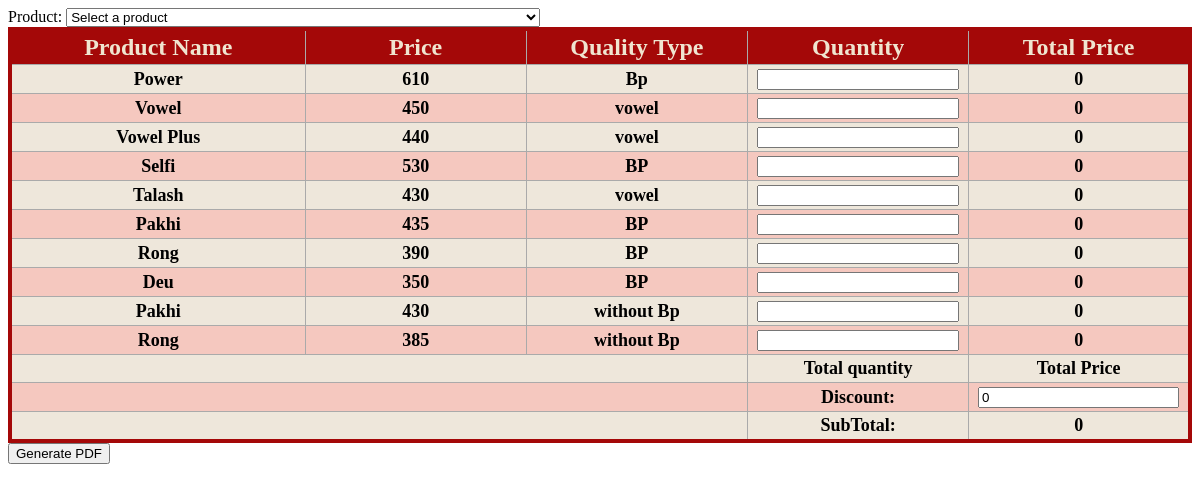
The page /recipt.php on the database its author committed.
### tables this page shows
CREATE TABLE `product` (
  `ID` int(11) NOT NULL,
  `productName` varchar(30) NOT NULL,
  `productPrice` varchar(30) NOT NULL,
  `productQualityType` varchar(30) NOT NULL,
  `productId` varchar(30) NOT NULL,
  `dyingName` varchar(30) NOT NULL
);

### recipt.php (the view, shortened to what this page needs)
<?php
include "validation/genaratePdf.php";
?>
<!DOCTYPE html>
<html lang="en">
<head>
    <link rel="stylesheet" href="css/table.css">
    <link rel="stylesheet" href="https://cdnjs.cloudflare.com/ajax/libs/selectize.js/0.12.6/css/selectize.bootstrap3.min.css" />
</head>
<body>
    <form action="" method="POST">
    <label>Product:</label>
    <select name="productList" id="" style=width:40%>
     <option value="" >Select a product</option>
    </select>
    <table id="receiptTable" class="redTable">
    <col width="25%" />
        <thead>
            <tr>
                <td >Product Name</td>
                <td>Price</td>
                <td>Quality Type</td>
                <td>Quantity</td>
                <td>Total Price</td>
            </tr>
                <tbody>
                <?php
       $query = "SELECT * FROM `product` ";
       $result = mysqli_query($conn,$query);
       while($row=mysqli_fetch_assoc($result))
       {
        ?>
          <tr>
              <td ><?php echo $row['productName'];?></td>
              <td><?php echo $row['productPrice'];?></td>
              <td><?php echo $row['productQualityType'];?></td>
              <td colspan="1"><input oninput="calculateTotal(<?php echo "'Q_". $row['productId']."',". $row['productPrice'] ; ?>)" type="number" name="<?php echo "Q_". $row['productId'];?>" id="<?php echo "Q_". $row['productId'];?>"></td>
              <td colspan="1"><label id="<?php echo "T_". $row['productId'];?>" name="<?php echo "T_". $row['productId'];?>">0</label></td>
          </tr>
       <?php
        }
       ?>
            <tr>
                <td colspan="3"></td>
                <td id="totalQuan">Total quantity</td>
                <td id="totalPrice">Total Price</td>
            </tr>
            <tr>
            <td colspan="3"></td>
            <td>Discount: </td>
            <td> <input oninput="updateSubTotal()" type="number" name="disCount" id="disCount" value=0></td>
            </tr>
            <tr>
            <td colspan="3"></td>
            <td>SubTotal: </td>
            <td> <label for="" id="subTotal">0</label></td>
            </tr>
            </tbody>
        </thead>
    </table>
    <button type="submit" name="btnPdf" id="btnPdf">Generate PDF</button>
    </form>
</body>
</html>

### css/table.css (style rules this page uses)
table.redTable { border: 4px solid #A40808; background-color: #EEE7DB; width: 100%; height: 200px; text-align: center; border-collapse: collapse; table-layout: fixed; column-width: initial; }
table.redTable td input { width: 90%; }
table.redTable td, table.redTable th { color: #F0E5D0; font-size: 24px; font-weight: bold; border: 1px solid #AAAAAA; padding: 3px 2px; }
table.redTable tbody td { font-size: 18px; font-weight: bold; color: black; }
table.redTable tr:nth-child(even) { background: #F5C8BF; }
table.redTable thead { background: #A40808; }

### rows shown on the page
product: productName "Power", productPrice "610", productQualityType "Bp"
product: productName "Vowel", productPrice "450", productQualityType "vowel"
product: productName "Vowel Plus", productPrice "440", productQualityType "vowel"
product: productName "Selfi", productPrice "530", productQualityType "BP"
product: productName "Talash", productPrice "430", productQualityType "vowel"
product: productName "Pakhi", productPrice "435", productQualityType "BP"
product: productName "Rong", productPrice "390", productQualityType "BP"
product: productName "Deu", productPrice "350", productQualityType "BP"
product: productName "Pakhi", productPrice "430", productQualityType "without Bp"
product: productName "Rong", productPrice "385", productQualityType "without Bp"
